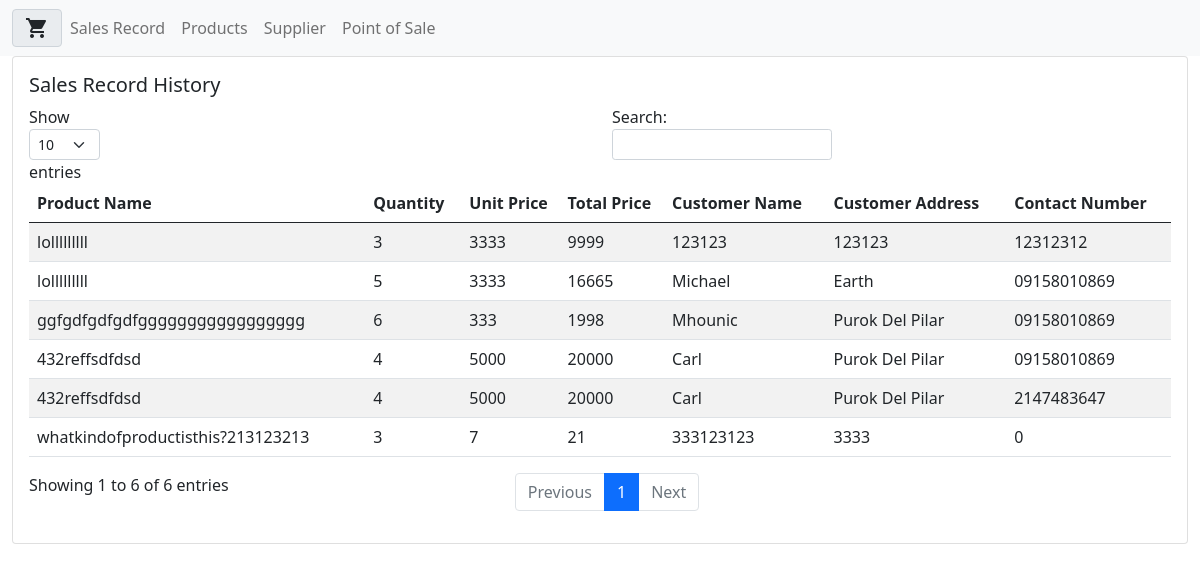
Before: / with the older database file.
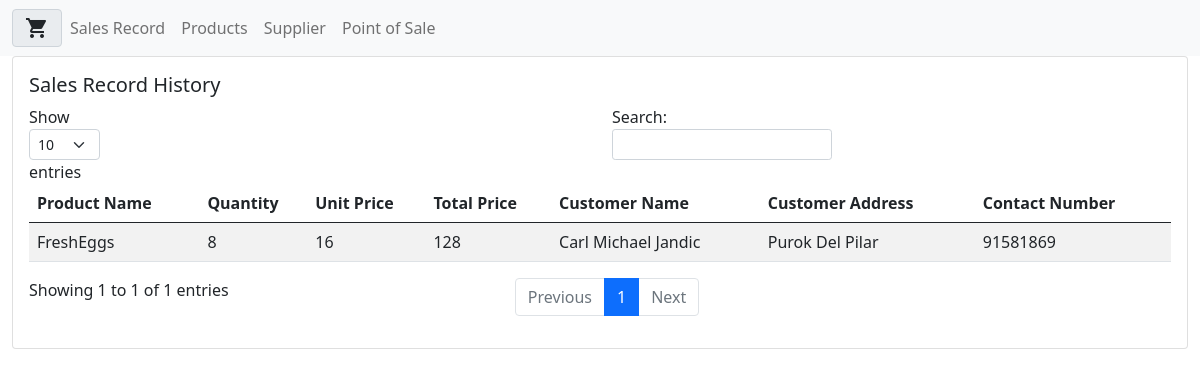
After: the same page with the newer database file.
### tables this page shows
CREATE TABLE `sales_record` (
  `id` bigint(20) UNSIGNED NOT NULL,
  `product_name` text DEFAULT NULL,
  `quantity` int(11) DEFAULT NULL,
  `price_per_unit` int(11) DEFAULT NULL,
  `customer_name` text DEFAULT NULL,
  `customer_address` text DEFAULT NULL,
  `customer_contact` varchar(11) DEFAULT NULL,
  `total_price` int(11) NOT NULL
);

### index.php (called while the page is built, shortened)
<?php
include('template/sales.php'); ?>

### controller/sales_transactions.php (called while the page is built, shortened)
<?php
 include('models/sales_model.php');
 $sales = new Sales($conn);
?>

### models/sales_model.php (called while the page is built, shortened)
<?php
class Sales{
    private $connnection;
    public function __construct($conn){
        $this->connnection = $conn;
    }
    public function getSales(){
        $sql = "SELECT * FROM sales_record order by id desc";
        $result = $this->connnection->query($sql);
        $supplies =array();
        if (!$result) {
            echo "An error occurred.\n".mysqli_error($this->connnection);
            exit;
        }
        else{
            while($row = mysqli_fetch_array($result)){
                $supplies[] = $row;
            }
        }
        return $supplies;
    }
}
?>

### template/sales.php (the view, shortened to what this page needs)
<?php
include('controller/sales_transactions.php');
include('includes/header.php');
include('includes/navbar.php');
?>
<div class="container-fluid">
<div class="card">
  <div class="card-body">
  <div class="row">
    <div class="col">
    <h5 class="card-title">Sales Record History</h5>
    </div>
    <div class="col">
    </div>
</div>
  <div class="row" style="height: 90%">
        <div class="col-xl-12">
        <div class="table-responsive">
    <table id="example" class="table table-striped">
        <thead>
            <tr>
                <th>Product Name</th>
                <th>Quantity</th>
                <th>Unit Price</th>
                <th>Total Price</th>
                <th>Customer Name</th>
                <th>Customer Address</th>
               <th>Contact Number</th>
            </tr>
        </thead>
        <tbody>
              <?php
                 foreach($sales->getSales() as $sales){
                    $product_name = $sales['product_name'];
                    $quantity = $sales['quantity'];
                    $price_per_unit = $sales['price_per_unit'];
                    $customer_name  = $sales['customer_name'];
                    $customer_address  = $sales['customer_address'];
                    $customer_contact  = $sales['customer_contact'];
                    $total_price  = $sales['total_price'];
                  echo'
                    <tr>
                      <td>'.$product_name.'</td>
                      <td>'.$quantity.'</td>
                      <td>'.$price_per_unit.'</td>
                      <td>'.$total_price.'</td>
                      <td>'.$customer_name.'</td>
                      <td>'.$customer_address.'</td>
                      <td>'.$customer_contact.'</td>
                    </td>
                    </tr>
                  ';
                }
                ?>
        </tbody>
    </table>
    </div>
</div>
  </div>
</div>
</div>
</div>

### template/includes/header.php (shortened to what this page needs)
<head>
    <link href="https://cdn.jsdelivr.net/npm/bootstrap@5.0.1/dist/css/bootstrap.min.css" rel="stylesheet">
</head>

### template/includes/navbar.php (shortened to what this page needs)
<nav class="navbar navbar-expand-lg navbar-light bg-light">
  <div class="container-fluid">
  <span class="input-group-text">
                          <i class="material-icons">shopping_cart</i>
                        </span>
    <div class="collapse navbar-collapse" id="navbarSupportedContent">
      <ul class="navbar-nav me-auto mb-2 mb-lg-0">
        <li class="nav-item">
          <a class="nav-link" href="sales.php">Sales Record</a>
        </li>
        <li class="nav-item">
          <a class="nav-link" href="products.php">Products</a>
        </li>
        <li class="nav-item">
          <a class="nav-link" href="supplier.php">Supplier</a>
        </li>
        <li class="nav-item">
          <a class="nav-link" href="pos.php">Point of Sale</a>
        </li>
      </ul>
    </div>
  </div>
</nav>

Changed rows visible on the page:
removed sales_record: product_name "lolllllllll", quantity "3", price_per_unit "3333", total_price "9999", customer_name "123123", customer_address "123123", customer_contact "12312312"
removed sales_record: product_name "lolllllllll", quantity "5", price_per_unit "3333", total_price "16665", customer_name "Michael", customer_address "Earth", customer_contact "09158010869"
removed sales_record: product_name "ggfgdfgdfgdfggggggggggggggggg", quantity "6", price_per_unit "333", total_price "1998", customer_name "Mhounic", customer_address "Purok Del Pilar", customer_contact "09158010869"
removed sales_record: product_name "432reffsdfdsd", quantity "4", price_per_unit "5000", total_price "20000", customer_name "Carl", customer_address "Purok Del Pilar", customer_contact "09158010869"
removed sales_record: product_name "432reffsdfdsd", quantity "4", price_per_unit "5000", total_price "20000", customer_name "Carl", customer_address "Purok Del Pilar", customer_contact "2147483647"
removed sales_record: product_name "whatkindofproductisthis?213123213", quantity "3", price_per_unit "7", total_price "21", customer_name "333123123", customer_address "3333", customer_contact "0"
added sales_record: product_name "FreshEggs", quantity "8", price_per_unit "16", total_price "128", customer_name "Carl Michael Jandic", customer_address "Purok Del Pilar", customer_contact "91581869"
Other visible differences:
text written by a page script: "Show entries Search: Showing 1 to 6 of 6 entries Previous 1 Next" → "Show entries Search: Showing 1 to 1 of 1 entries Previous 1 Next"
